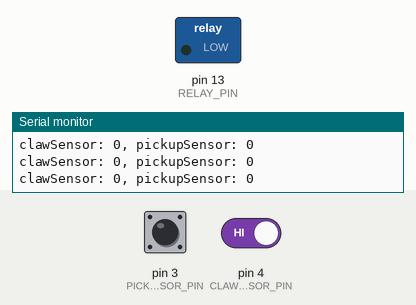
Simulated run of this sketch. Board: Arduino Uno, built with avr-gcc and run on an emulated ATmega328P. On the bench: switched loads named in the sketch (green lamp = pin HIGH), the last lines printed to the serial monitor. Inputs (shaded band) come from the test bench; at power-on: pin 4 (CLAW_SENSOR_PIN) HIGH, pin 3 (PICKUP_SENSOR_PIN) HIGH.

Above: at 1.2 s.
1.3 s: pin 4 (CLAW_SENSOR_PIN) driven LOW
At 2.5 s:
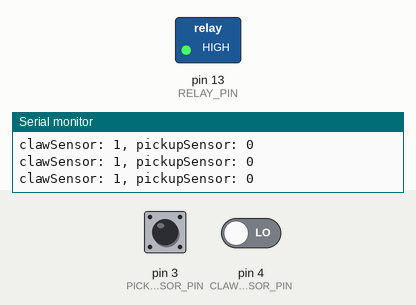
2.8 s: pin 3 (PICKUP_SENSOR_PIN) driven LOW
At 4.0 s:
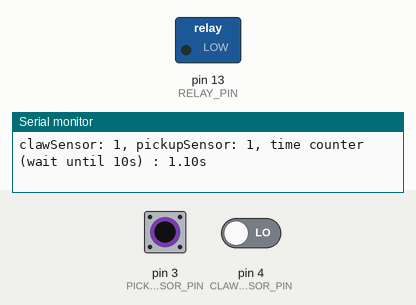
4.4 s: pin 3 (PICKUP_SENSOR_PIN) driven HIGH
At 5.0 s:
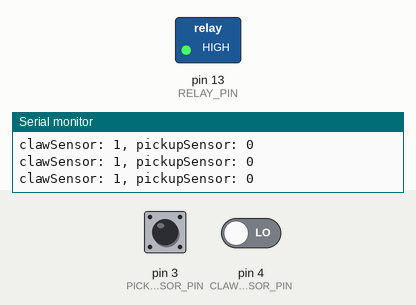
5.9 s: pin 4 (CLAW_SENSOR_PIN) driven HIGH
At 6.4 s:
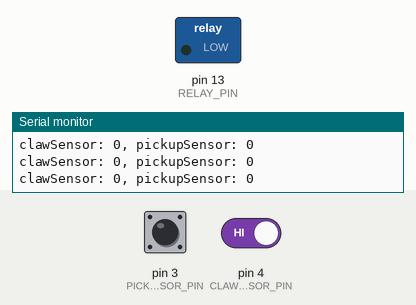
7.4 s: pin 3 (PICKUP_SENSOR_PIN) driven LOW and pin 4 (CLAW_SENSOR_PIN) driven LOW
10.4 s: pin 3 (PICKUP_SENSOR_PIN) pulsed HIGH 2 times (0.12 s each, 0.3 s apart)
At 10.8 s:
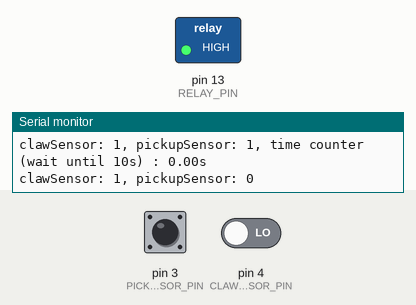
Timing chart, 0 to 13.4 s (numbered marks = the images above; inputs shaded):
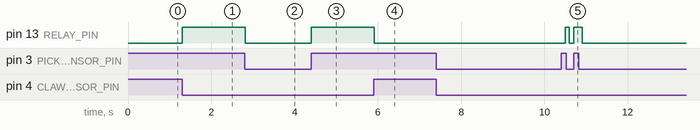

Measured:
- after the input at 1.3 s, pin 13 (RELAY_PIN): LOW → HIGH at once
- after the input at 2.8 s, pin 13 (RELAY_PIN): HIGH → LOW at once
- after the input at 4.4 s, pin 13 (RELAY_PIN): LOW → HIGH at once
- after the input at 5.9 s, pin 13 (RELAY_PIN): HIGH → LOW at once
- after the input at 10.4 s, pin 13 (RELAY_PIN): LOW → HIGH after 0.10 s, → LOW 0.10 s later, → HIGH 0.11 s later, → LOW 0.20 s later

The sketch:

ConveyorController.ino
```cpp
#include <Arduino.h>

#define PICKUP_SENSOR_PIN 3    // 抓取區感測器
#define CLAW_SENSOR_PIN 4      // 夾爪感測器
#define RELAY_PIN 13

int pickupSensor = 0;
int clawSensor   = 0;
int last_pickupSensor = 0;
int last_clawSensor   = 0;

int counter = 0;

void setup() {
  pinMode(PICKUP_SENSOR_PIN, INPUT);
  pinMode(CLAW_SENSOR_PIN, INPUT);
  pinMode(RELAY_PIN, OUTPUT);
  digitalWrite(RELAY_PIN, LOW); // 預設輸送帶停止
  Serial.begin(9600);
}

void loop() {

  clawSensor = !digitalRead(CLAW_SENSOR_PIN);      // 夾爪感測器
  pickupSensor = !digitalRead(PICKUP_SENSOR_PIN);  // 抓取區感測器

  int code = (clawSensor << 1) | pickupSensor;

  Serial.print("clawSensor: ");
  Serial.print(clawSensor);
  Serial.print(", pickupSensor: ");
  Serial.print(pickupSensor);

  if (code == 0b10){  //夾爪進入抓取區
    digitalWrite(RELAY_PIN, 1); // 啟動傳送帶
    counter = 0;
  }
  else if(code == 0b11){  //夾爪和物體都進入抓取區
    if (counter < 100){
      float timer = counter * 0.1;

      digitalWrite(RELAY_PIN, 0); // 停下傳送帶
      Serial.print(", time counter (wait until 10s) : ");
      Serial.print(timer);
      Serial.print("s");
      counter++;
    }
    else{
      digitalWrite(RELAY_PIN, 1); // 啟動傳送帶
      Serial.print(", time's up, active for 3s ...");
      delay(3000);
      counter = 0;
    }
  }
  else{ //夾爪正在做動中
    digitalWrite(RELAY_PIN, 0); // 停下傳送帶
    counter = 0;
  }

  last_pickupSensor = pickupSensor;
  last_clawSensor = clawSensor;

  Serial.println();
  delay(100);
}

bool is_pullUp(int last_action, int action){
  if(last_action == 0 && action == 1) return true;
  else return false;
}
bool is_pullDown(int last_action, int action){
  if(last_action == 1 && action == 0) return true;
  else return false;
}
```
